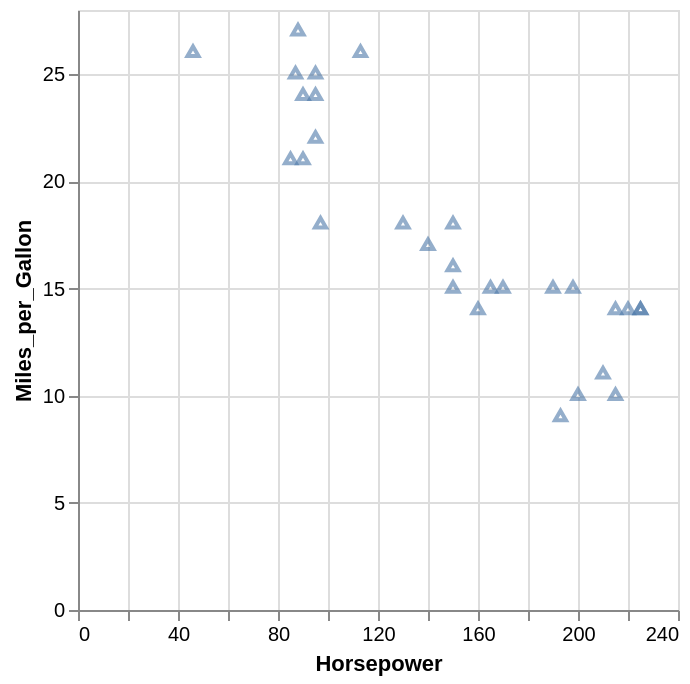

Write a Vega-Lite specification for this figure.
### Vega-Lite specification from a JSON file in a GitHub repository (floating-point values rounded to 4 significant figures; data arrays with more than 128 entries replaced by an {"elided": "..."} marker saying what was removed)
{"$schema": "https://vega.github.io/schema/vega-lite/v5.json", "data": {"values": {"elided": "406 records"}}, "description": "triangle-unfilled", "encoding": {"opacity": {"value": 0.6}, "x": {"field": "Horsepower", "type": "quantitative"}, "y": {"field": "Miles_per_Gallon", "type": "quantitative"}}, "mark": {"filled": false, "shape": "triangle", "type": "point"}, "transform": [{"as": "YearOfManufacture", "calculate": "year(datum.Year)"}, {"filter": "datum.YearOfManufacture == 1970"}]}
